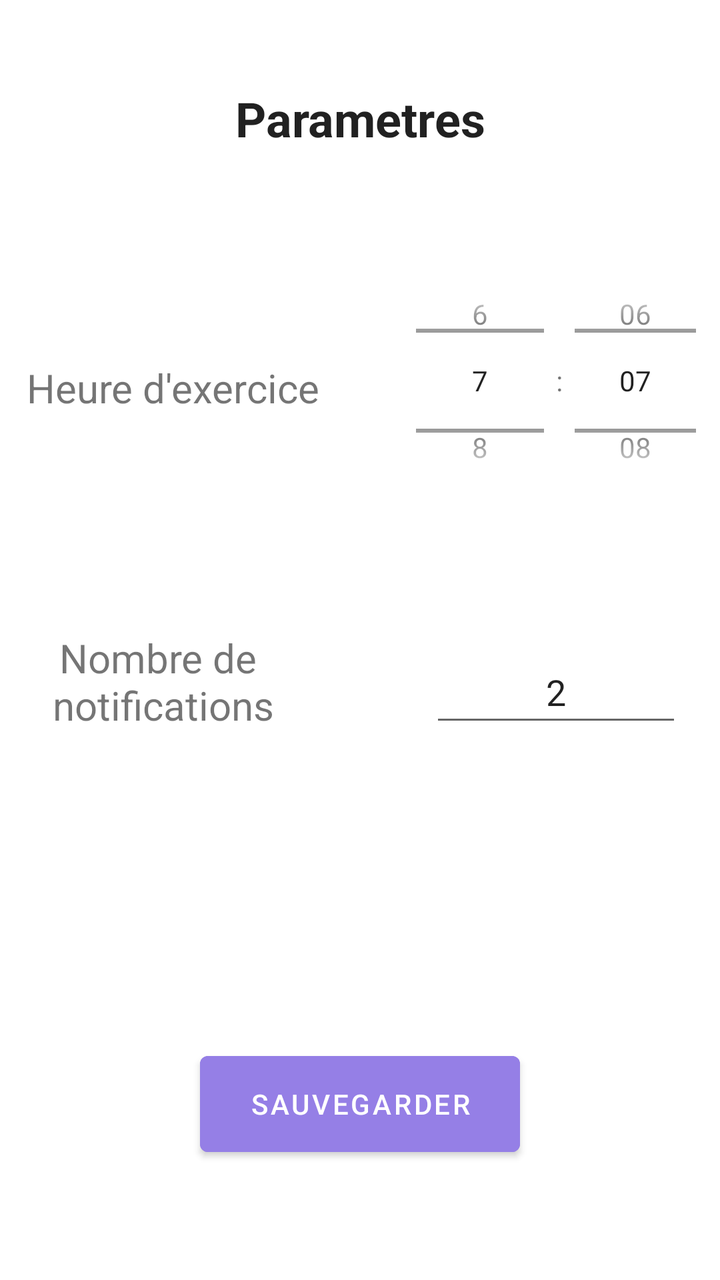
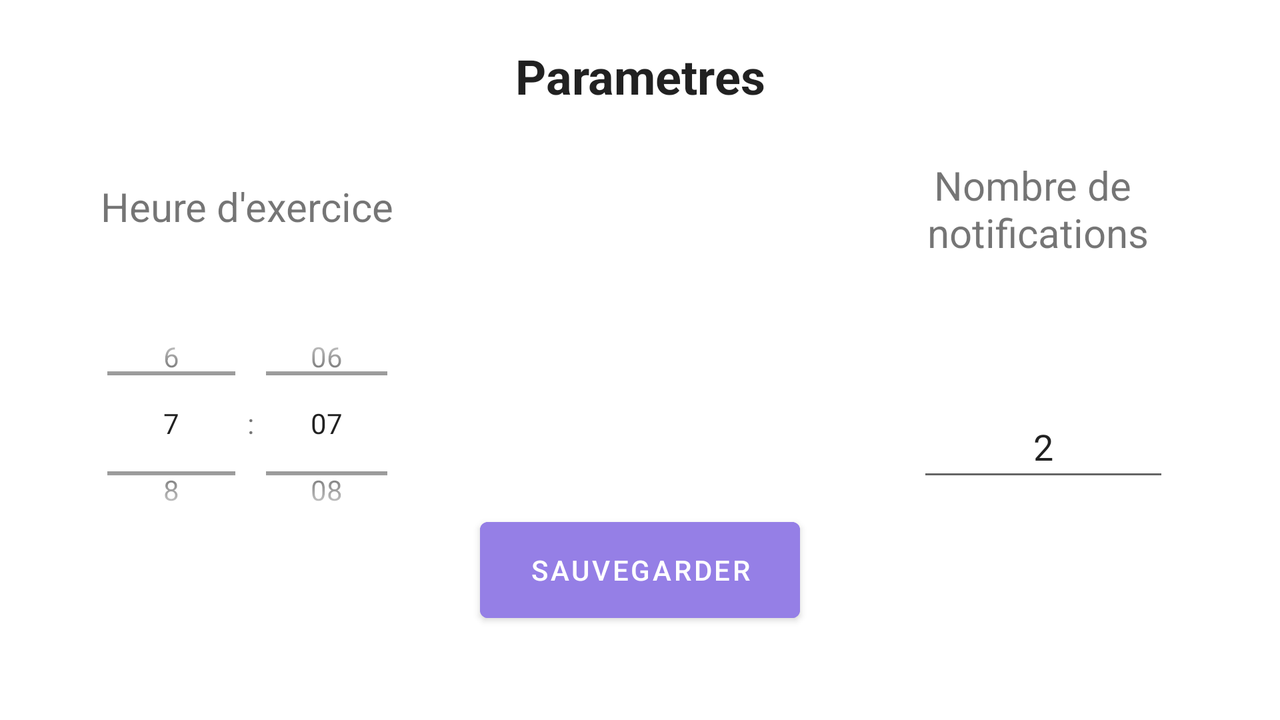

An Android layout and its configuration variant, each rendered on a device that would load it. The default file and the variant file are quoted in full after the pictures.
<!-- AndroidManifest.xml: application theme Theme.TranslateApp.NoActionBar -->
<!-- res/layout/fragment_param.xml -->
<?xml version="1.0" encoding="utf-8"?>
<androidx.constraintlayout.widget.ConstraintLayout xmlns:android="http://schemas.android.com/apk/res/android"
    xmlns:app="http://schemas.android.com/apk/res-auto"
    xmlns:tools="http://schemas.android.com/tools"
    android:layout_width="match_parent"
    android:layout_height="match_parent"
    android:background="#00FFFFFF"
    android:orientation="vertical"
    tools:context=".fragments.mainActivity.parametres.ParametresFragment">

    <TextView
        android:id="@+id/paramTitleView"
        android:layout_width="wrap_content"
        android:layout_height="42dp"
        android:contentDescription="@string/parametres"
        android:gravity="center"
        android:text="@string/parametres"
        android:textAppearance="@style/TextAppearance.AppCompat.Large"
        android:textSize="24sp"
        android:textStyle="bold"
        app:layout_constraintBottom_toTopOf="@+id/saveButton"
        app:layout_constraintEnd_toEndOf="parent"
        app:layout_constraintStart_toStartOf="parent"
        app:layout_constraintTop_toTopOf="parent"
        app:layout_constraintVertical_bias="0.08"
        tools:ignore="SpeakableTextPresentCheck" />

    <TimePicker
        android:id="@+id/timePicker"
        android:layout_width="172dp"
        android:layout_height="132dp"
        android:layout_centerHorizontal="true"
        android:layout_marginStart="192dp"
        android:layout_marginTop="44dp"
        android:labelFor="@id/paramTitleView"
        android:timePickerMode="spinner"
        app:layout_constraintStart_toStartOf="parent"
        app:layout_constraintTop_toBottomOf="@+id/paramTitleView" />

    <TextView
        android:id="@+id/heureTxtView"
        android:layout_width="wrap_content"
        android:layout_height="wrap_content"
        android:layout_marginTop="56dp"
        android:layout_marginEnd="12dp"
        android:text="@string/heure_d_exercice"
        android:textSize="20sp"
        app:layout_constraintBottom_toBottomOf="parent"
        app:layout_constraintEnd_toStartOf="@+id/timePicker"
        app:layout_constraintHorizontal_bias="0.4"
        app:layout_constraintStart_toStartOf="parent"
        app:layout_constraintTop_toTopOf="@+id/timePicker"
        app:layout_constraintVertical_bias="0.0" />

    <Button
        android:id="@+id/saveButton"
        android:layout_width="160dp"
        android:layout_height="60dp"
        android:backgroundTint="@color/light_purple"
        android:text="@string/save"
        android:textColor="@color/white"
        app:layout_constraintBottom_toBottomOf="parent"
        app:layout_constraintEnd_toEndOf="parent"
        app:layout_constraintStart_toStartOf="parent"
        app:layout_constraintTop_toTopOf="parent"
        app:layout_constraintVertical_bias="0.90"
        tools:ignore="TextContrastCheck" />

    <TextView
        android:id="@+id/NbNotifsTextView"
        android:layout_width="wrap_content"
        android:layout_height="wrap_content"
        android:layout_marginStart="8dp"
        android:layout_marginTop="108dp"
        android:text="@string/nombre_de_notifications"
        android:textAlignment="center"
        android:textSize="20sp"
        app:layout_constraintStart_toStartOf="@+id/heureTxtView"
        app:layout_constraintTop_toBottomOf="@+id/heureTxtView" />

    <androidx.constraintlayout.widget.Guideline
        android:id="@+id/guideline3"
        android:layout_width="wrap_content"
        android:layout_height="wrap_content"
        android:orientation="horizontal"
        app:layout_constraintGuide_begin="20dp" />

    <EditText
        android:id="@+id/nbNotifsEditText"
        android:layout_width="126dp"
        android:layout_height="48dp"
        android:layout_marginTop="64dp"
        android:ems="10"
        android:gravity="center"
        android:hint="@string/_2"
        android:importantForAutofill="no"
        android:inputType="number"
        android:minHeight="48dp"
        android:text="@string/_2"
        app:layout_constraintEnd_toEndOf="@+id/timePicker"
        app:layout_constraintStart_toStartOf="@+id/timePicker"
        app:layout_constraintTop_toBottomOf="@+id/timePicker" />

</androidx.constraintlayout.widget.ConstraintLayout>
<!-- resources referenced by this layout -->
<resources>
  <color name="light_purple">#957FE6</color>
  <color name="white">#FFFFFFFF</color>
  <string name="_2">2</string>
  <string name="heure_d_exercice">Heure d\'exercice</string>
  <string name="nombre_de_notifications">Nombre de\n notifications</string>
  <string name="parametres">Parametres</string>
  <string name="save">Sauvegarder</string>
  <style name="Theme.TranslateApp.NoActionBar" parent="Theme.MaterialComponents.DayNight.NoActionBar">
          
          <item name="colorPrimary">@color/blue</item>
          <item name="colorPrimaryVariant">#E42525</item>
          <item name="colorOnPrimary">@color/white</item>
          
          <item name="colorSecondary">#82C2DF</item>
          <item name="colorSecondaryVariant">#2C3C75</item>
          <item name="colorOnSecondary">@color/black</item>
          
          <item name="android:statusBarColor">@color/blue</item>
          
          <item name="android:colorAccent">#82C2DF</item>
  
      </style>
  <color name="blue">#6F91EE</color>
  <color name="black">#FF000000</color>
</resources>
<!-- res/layout-land/fragment_param.xml (the repository's variant of the layout above) -->
<!-- drawn on the phone turned sideways -->
<?xml version="1.0" encoding="utf-8"?>
<androidx.constraintlayout.widget.ConstraintLayout xmlns:android="http://schemas.android.com/apk/res/android"
    xmlns:app="http://schemas.android.com/apk/res-auto"
    xmlns:tools="http://schemas.android.com/tools"
    android:layout_width="match_parent"
    android:layout_height="match_parent"
    android:background="#00FFFFFF"
    android:orientation="vertical"
    tools:context=".fragments.mainActivity.parametres.ParametresFragment">

    <EditText
        android:id="@+id/nbNotifsEditText2"
        android:layout_width="126dp"
        android:layout_height="48dp"
        android:layout_marginTop="68dp"
        android:ems="10"
        android:gravity="center"
        android:hint="@string/_2"
        android:importantForAutofill="no"
        android:inputType="number"
        android:minHeight="48dp"
        android:text="@string/_2"
        app:layout_constraintEnd_toEndOf="@+id/NbNotifsTextView"
        app:layout_constraintHorizontal_bias="0.0"
        app:layout_constraintStart_toStartOf="@+id/NbNotifsTextView"
        app:layout_constraintTop_toBottomOf="@+id/NbNotifsTextView" />

    <TextView
        android:id="@+id/paramTitleView"
        android:layout_width="146dp"
        android:layout_height="42dp"
        android:contentDescription="@string/parametres"
        android:gravity="center"
        android:text="@string/parametres"
        android:textAppearance="@style/TextAppearance.AppCompat.Large"
        android:textSize="24sp"
        android:textStyle="bold"
        app:layout_constraintBottom_toTopOf="@+id/saveButton"
        app:layout_constraintEnd_toEndOf="parent"
        app:layout_constraintStart_toStartOf="parent"
        app:layout_constraintTop_toTopOf="parent"
        app:layout_constraintVertical_bias="0.08"
        tools:ignore="SpeakableTextPresentCheck" />

    <TimePicker
        android:id="@+id/timePicker"
        android:layout_width="172dp"
        android:layout_height="132dp"
        android:layout_centerHorizontal="true"
        android:labelFor="@id/paramTitleView"
        android:timePickerMode="spinner"
        app:layout_constraintBottom_toBottomOf="parent"
        app:layout_constraintEnd_toEndOf="@+id/heureTxtView"
        app:layout_constraintStart_toStartOf="@+id/heureTxtView"
        app:layout_constraintTop_toBottomOf="@+id/heureTxtView"
        app:layout_constraintVertical_bias="0.26" />

    <TextView
        android:id="@+id/heureTxtView"
        android:layout_width="wrap_content"
        android:layout_height="wrap_content"
        android:gravity="center"
        android:text="@string/heure_d_exercice"
        android:textSize="20sp"
        app:layout_constraintBottom_toBottomOf="parent"
        app:layout_constraintEnd_toStartOf="@+id/paramTitleView"
        app:layout_constraintStart_toStartOf="parent"
        app:layout_constraintTop_toBottomOf="@+id/paramTitleView"
        app:layout_constraintVertical_bias="0.112" />

    <Button
        android:id="@+id/saveButton"
        android:layout_width="160dp"
        android:layout_height="60dp"
        android:backgroundTint="@color/light_purple"
        android:text="@string/save"
        android:textColor="@color/white"
        app:layout_constraintBottom_toBottomOf="parent"
        app:layout_constraintEnd_toEndOf="parent"
        app:layout_constraintHorizontal_bias="0.5"
        app:layout_constraintStart_toStartOf="parent"
        app:layout_constraintTop_toTopOf="parent"
        app:layout_constraintVertical_bias="0.85"
        tools:ignore="TextContrastCheck" />

    <TextView
        android:id="@+id/NbNotifsTextView"
        android:layout_width="wrap_content"
        android:layout_height="wrap_content"
        android:gravity="center"
        android:text="@string/nombre_de_notifications"
        android:textAlignment="center"
        android:textSize="20sp"
        app:layout_constraintBottom_toBottomOf="parent"
        app:layout_constraintEnd_toEndOf="parent"
        app:layout_constraintStart_toEndOf="@+id/paramTitleView"
        app:layout_constraintTop_toBottomOf="@+id/paramTitleView"
        app:layout_constraintVertical_bias="0.07999998" />

    <androidx.constraintlayout.widget.Guideline
        android:id="@+id/guideline3"
        android:layout_width="wrap_content"
        android:layout_height="wrap_content"
        android:orientation="horizontal"
        app:layout_constraintGuide_begin="230dp" />

</androidx.constraintlayout.widget.ConstraintLayout>
